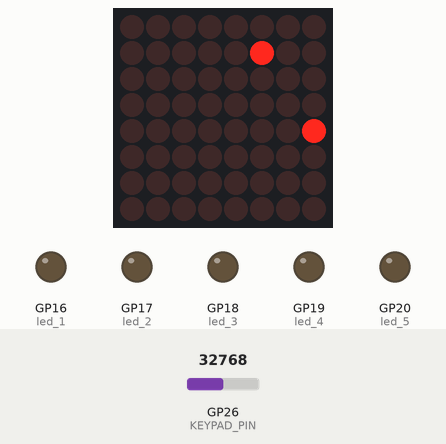
Simulated run of this program. Board: Raspberry Pi Pico running MicroPython. Parts: 8×8 LED matrix, output pins drawn as LEDs (lit = HIGH). The test bench sets the inputs (shaded band); at power-on: GP26 (KEYPAD_PIN) = 32768 (analog values on the 0–65535 scale). Random numbers come from a fixed seed; library files of the repository ran but are not shown: max7219.py; pins used as bus, display or sensor lines are not drawn.

Above: at 1.29 s.
1.3 s: GP26 (KEYPAD_PIN) set to 33755
At 1.55 s:
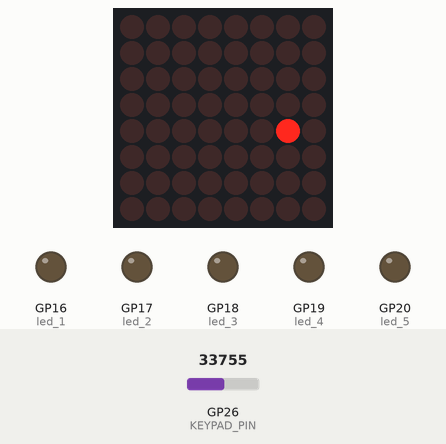
3.3 s: GP26 (KEYPAD_PIN) set to 32767
At 3.47 s:
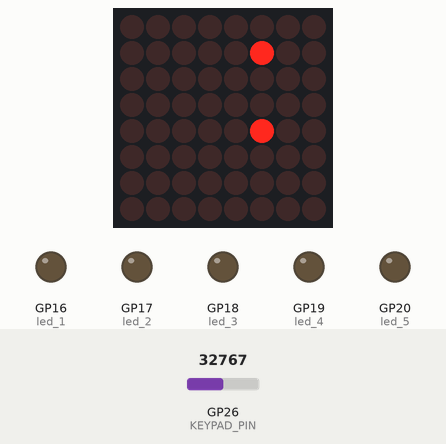
5.2 s: GP26 (KEYPAD_PIN) set to 845
At 5.43 s:
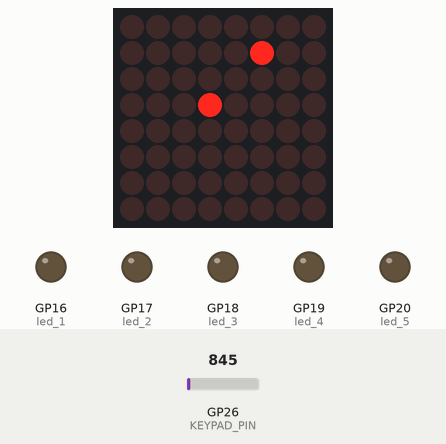
7.1 s: GP26 (KEYPAD_PIN) set to 2155
At 7.29 s:
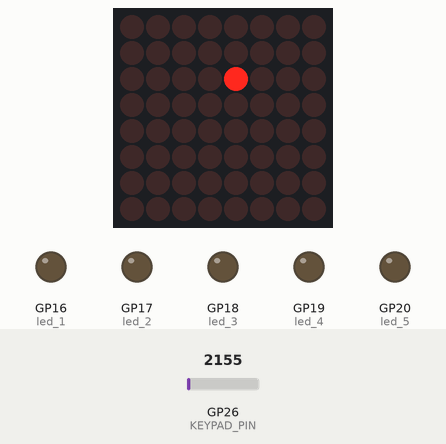
9.0 s: GP26 (KEYPAD_PIN) set to 0
At 9.16 s:
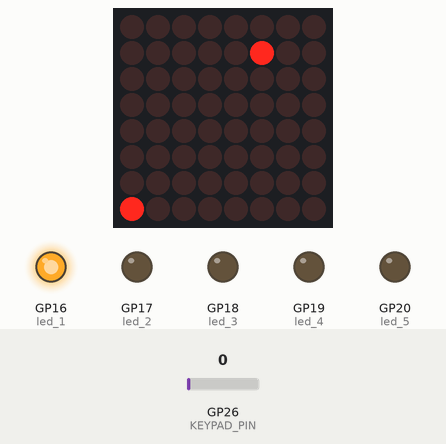
10.9 s: GP26 (KEYPAD_PIN) set to 7864
At 11.12 s:
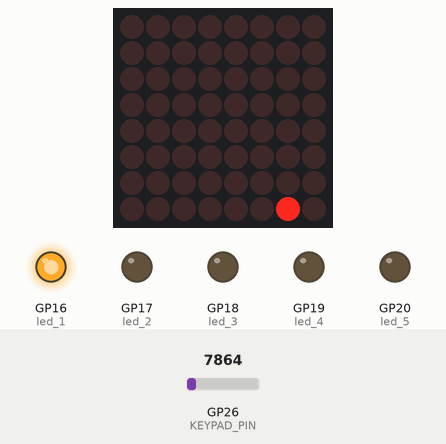
Timing chart, 0 to 13.8 s (numbered marks = the images above; inputs shaded):
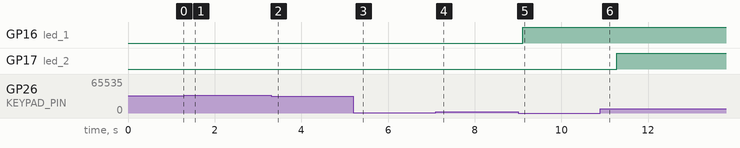

The program:

snake.py
```python
# Made by @Kacper Flak

from machine import Pin, SPI, ADC
from time import sleep_ms
import max7219
import random
from time import ticks_ms, ticks_diff

# voorbeeld code uit github
spi = SPI(0, baudrate=10000000, polarity=1, phase=0, sck=Pin(2), mosi=Pin(3))
ss = Pin(5, Pin.OUT)
display = max7219.Matrix8x8(spi, ss, 1)
display.brightness(10)
display.set_rotation(90)


# lezen van de adc_value en aan de hand van de waarden de button's te verdelen
def read_keypad():

    KEYPAD_PIN = 26
    adc = ADC(Pin(KEYPAD_PIN))
    adc_value = adc.read_u16()
    # print(adc_value)

    if adc_value < 1500:
        return "SW1"
    elif adc_value < 15000:
        return "SW2"
    elif 32000 <= adc_value <= 33100:
        return "SW3"
    elif 49000 <= adc_value <= 50200:
        return "SW4"
    """
    TODO: SW5 toevoegen voor een game restart
    """


# food pixel op random plek op de matrix te spawnen, maar niet op de snake zelf
def food_spawn():
    while True:
        food_y = random.randint(0, 7)
        food_x = random.randint(0, 7)
        if food_x != snake_x and food_y != snake_y:
            # sleep_ms(100)
            return food_x, food_y


# hulp gekregen van AI om de food pixel te laten blinken
def draw_food(x, y):
    global food_visable
    global last_toggle
    global blink_rate

    now = ticks_ms()

    if ticks_diff(now, last_toggle) > blink_rate:
        food_visable = not food_visable
        last_toggle = now

    if food_visable:
        display.pixel(x, y, 1)


snake_x = 4
snake_y = 4

food_x, food_y = food_spawn()
food_visable = True
last_toggle = 0
blink_rate = 200

score = 0

led_1 = Pin(16, Pin.OUT)
led_2 = Pin(17, Pin.OUT)
led_3 = Pin(18, Pin.OUT)
led_4 = Pin(19, Pin.OUT)
led_5 = Pin(20, Pin.OUT)

# game loop
while True:

    display.fill(0)
    display.pixel(snake_x, snake_y, 1)
    draw_food(food_x, food_y)
    display.show()

    keypad = read_keypad()
    sleep_ms(100)

    # if statement hell
    if keypad == "SW1" and snake_x >= 0:
        # Als snake buiten de scherm komt wordt die verplaats naar de andere uit einde van de scherm op x en y
        # bijv bij x als snake_x == 7 (aan het rand dus) als ie nog een keer naar rechts gaat + 1 dan is (7 + 1) % 8 = 0 (de begin waarde)
        snake_x = (snake_x - 1) % 8
    elif keypad == "SW4" and snake_x <= 7:
        snake_x = (snake_x + 1) % 8
    elif keypad == "SW2" and snake_y >= 0:
        snake_y = (snake_y - 1) % 8
    elif keypad == "SW3" and snake_y <= 7:
        snake_y = (snake_y + 1) % 8

    # als snake zelfde positie heeft als food op y en x dan wordt de score met 1 verhoogd (ledje gaat aan) en wordt de food gerespawned weer op random locatie
    if food_x == snake_x and food_y == snake_y:
        food_x, food_y = food_spawn()
        score += 1

    if score >= 1:
        led_1.value(1)
    if score >= 2:
        led_2.value(1)
    if score >= 3:
        led_3.value(1)
    if score >= 4:
        led_4.value(1)
    if score >= 5:
        led_5.value(1)
        sleep_ms(2000)
        # als het einde is gaat led voor led uitzetten :)
        end = (
            led_5.value(0),
            sleep_ms(300),
            led_4.value(0),
            sleep_ms(300),
            led_3.value(0),
            sleep_ms(300),
            led_2.value(0),
            sleep_ms(300),
            led_1.value(0),
        )
        display.fill(0)
        display.show()
        break
```

Measured:
- after the input at 9.0 s, GP16 (led_1): LOW → HIGH after 0.11 s
- after the input at 10.9 s, GP17 (led_2): LOW → HIGH after 0.38 s
